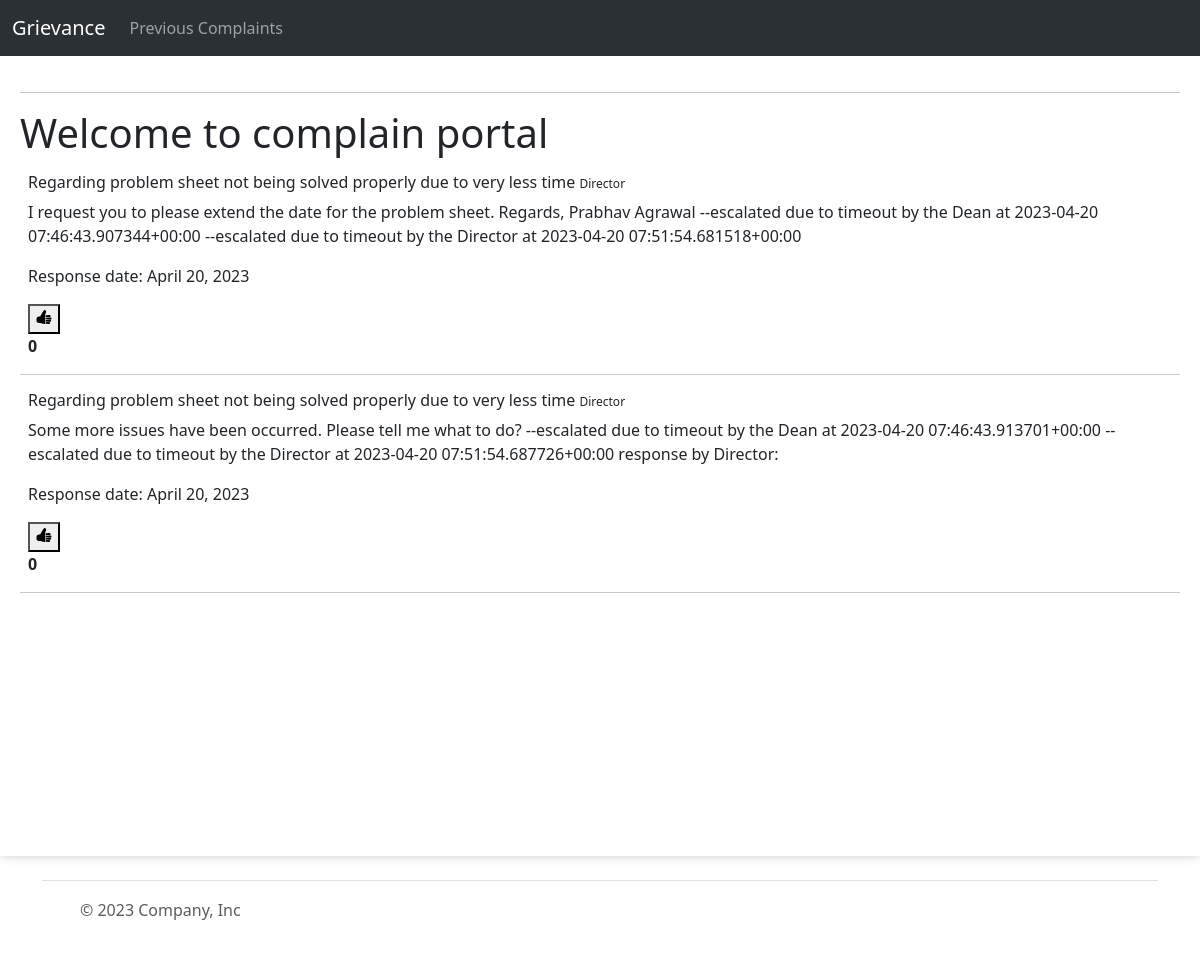
Screenshot of /allcomplain with the database file from the repository.
### complainapp/models.py (models this page shows, shortened)
class Complain(models.Model):
    id = models.AutoField
    heading = models.CharField(max_length=300)
    description = models.TextField()
    registered_by = models.ForeignKey(Profile, on_delete=models.CASCADE)
    registered_to = models.ForeignKey('Designation', on_delete=models.CASCADE)
    registered_date = models.DateField(default=now, db_index=True)
    response_date = models.DateField(default=datetime.utcnow() + timedelta(days=1))
    completed = models.BooleanField(default=False)
    likes = models.ManyToManyField(User,related_name="postlike", blank=True)

class Designation(models.Model):
    id = models.AutoField
    name = models.CharField(max_length=100)
    description = models.CharField(max_length=500)
    parent = models.ForeignKey('self', blank=True, default=" ", null=True, on_delete=models.CASCADE)
    designation_holder = models.ForeignKey(Profile, on_delete=models.CASCADE, related_name='designation_holder')
    def __str__(self):
        return self.name

### complainapp/views.py (the view)
# urls.py: path('allcomplain', views.allcomplain, name = "allcomplain"),
def allcomplain(request):
    allcomplain = Complain.objects.all()
    return render(request,'complainapp/allcomplains.html',{'allcomplain':allcomplain})

### templates/complainapp/allcomplains.html (shortened to what this page needs)
{% extends 'complainapp/basic.html' %}
{% load static %}
{% block body %}
<hr style="background-color:white;">
<h1>Welcome to complain portal</h1>
<div class="row fir-part" style="display: flex;">
    <div class="complains1" style="min-height:200px">
        {% for complain in allcomplain %}
        <a href="#" class="list-group-item list-group-item-action complain-class" aria-current="true">
            <h6 class="complain-subject m-2">{{ complain.heading }}
                <small style="font-size: 12px">{{complain.registered_to}}</small>
            </h6>
            <div class="complain-desc m-2">
                <p>{{ complain.description }}</p>
                <p>Response date: {{ complain.response_date }}</p>
        </a>
        <form action="{% url 'postlike' %}" method="POST">
            {% if user not in complain.likes.all %}
            <button type ="submit" class="like"><ion-icon name='thumbs-up'></ion-icon></button>
            {%else%}
            <button type ="submit" class="dislike"><ion-icon name='thumbs-up-outline'></ion-icon></button>
            {%endif%}
        </form>
        <strong>{{complain.likes.all.count}}</strong>
    </div>
        <hr>
        {% endfor %}
    </div>
{% endblock body %}

### rows the page displays
Complain: heading "Regarding problem sheet not being solved properly due to very less time", registered_to "Director", description "I request you to please extend the date for the problem sheet. Regards, Prabhav Agrawal --escalated due to timeout by the Dean at 2023-04-20 07:46:43.907344+00:00 --escalated due to timeout by the Director at 2023-04-20 07:51:54.681518+00:00", response_date "April 20, 2023", likes.all.count "0"
Complain: heading "Regarding problem sheet not being solved properly due to very less time", registered_to "Director", description "Some more issues have been occurred. Please tell me what to do? --escalated due to timeout by the Dean at 2023-04-20 07:46:43.913701+00:00 --escalated due to timeout by the Director at 2023-04-20 07:51:54.687726+00:00 response by Director:", response_date "April 20, 2023", likes.all.count "0"
